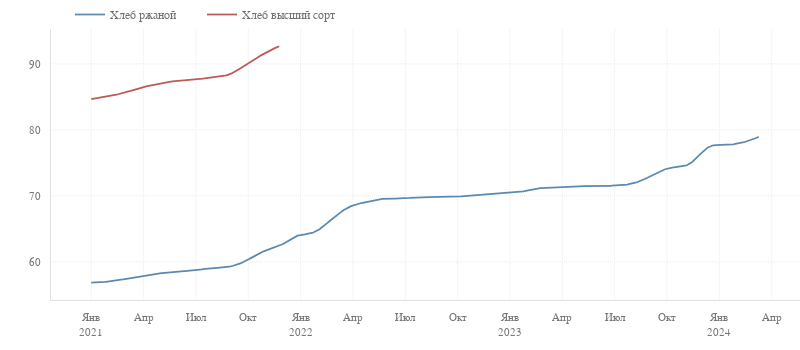

The notebook cell this image was saved under:
### Code cell
fig = pl_figure(figsize=(800, 350))

pl_plot(
    go.Scatter(
        x=smoothed(prices['хлеб из ржаной муки и из смеси муки ржаной и пшеничной, кг'], datetime_index=True).index,
        y=smoothed(prices['хлеб из ржаной муки и из смеси муки ржаной и пшеничной, кг'], datetime_index=True).values.ravel(),
        mode='lines', line_color=palette[2], hoverinfo='skip',
        name='Хлеб ржаной'), fig)


pl_plot(
    go.Scatter(
        x=prices['хлеб из ржаной муки и из смеси муки ржаной и пшеничной, кг'].index,
        y=prices['хлеб из ржаной муки и из смеси муки ржаной и пшеничной, кг'],
        marker=dict(opacity=0, size=6),
        mode='markers', line_color=palette[2], showlegend=False, name='Хлеб ржаной'))

pl_plot(
    go.Scatter(
        x=smoothed(prices.loc[
            prices['хлеб и булочные изделия из пшеничной муки высшего сорта, кг'].notna(), 
            'хлеб и булочные изделия из пшеничной муки высшего сорта, кг'], datetime_index=True).index,
        y=smoothed(prices.loc[
            prices['хлеб и булочные изделия из пшеничной муки высшего сорта, кг'].notna(), 
            'хлеб и булочные изделия из пшеничной муки высшего сорта, кг'], datetime_index=True).values.ravel(),
        mode='lines', line_color=palette[1], hoverinfo='skip',
        name='Хлеб высший сорт'), fig)


pl_plot(
    go.Scatter(
        x=prices.loc[
            prices['хлеб и булочные изделия из пшеничной муки высшего сорта, кг'].notna(), 
            'хлеб и булочные изделия из пшеничной муки высшего сорта, кг'].index,
        y=prices.loc[
            prices['хлеб и булочные изделия из пшеничной муки высшего сорта, кг'].notna(), 
            'хлеб и булочные изделия из пшеничной муки высшего сорта, кг'],
        marker=dict(opacity=0, size=6),
        mode='markers', line_color=palette[1],
        showlegend=False, name='Хлеб высший сорт'))

fig.update_layout(
    hoverlabel=dict(
            bgcolor='rgba(255,255,255,0.85)',
            bordercolor='#C7C7C7',
            font=dict(color='#606060')),
)

fig.update_xaxes(
    tick0=prices['хлеб из ржаной муки и из смеси муки ржаной и пшеничной, кг'].index[0],
    dtick=86400000*31*3,
    tickformat="%b<br>%Y",
    labelalias=xtickaliases
)

fig.show(config=config)

### Figure 1 — Plotly figure (JSON) as saved in the notebook; plotly's stock layout.template omitted (floating-point values rounded to 4 significant figures; data arrays with more than 128 entries replaced by an {"elided": "..."} marker saying what was removed)
{"data": [{"hoverinfo": "skip", "line": {"color": "#5B89AF"}, "mode": "lines", "name": "Хлеб ржаной", "type": "scatter", "x": {"elided": "1000 str values"}, "y": {"elided": "1000 float values"}}, {"line": {"color": "#5B89AF"}, "marker": {"opacity": 0, "size": 6}, "mode": "markers", "name": "Хлеб ржаной", "showlegend": false, "type": "scatter", "x": ["2021-01-01T00:00:00", "2021-02-01T00:00:00", "2021-03-01T00:00:00", "2021-04-01T00:00:00", "2021-05-01T00:00:00", "2021-06-01T00:00:00", "2021-07-01T00:00:00", "2021-08-01T00:00:00", "2021-09-01T00:00:00", "2021-10-01T00:00:00", "2021-11-01T00:00:00", "2021-12-01T00:00:00", "2022-01-01T00:00:00", "2022-02-01T00:00:00", "2022-03-01T00:00:00", "2022-04-01T00:00:00", "2022-05-01T00:00:00", "2022-06-01T00:00:00", "2022-07-01T00:00:00", "2022-08-01T00:00:00", "2022-09-01T00:00:00", "2022-10-01T00:00:00", "2022-11-01T00:00:00", "2022-12-01T00:00:00", "2023-01-01T00:00:00", "2023-02-01T00:00:00", "2023-03-01T00:00:00", "2023-04-01T00:00:00", "2023-05-01T00:00:00", "2023-06-01T00:00:00", "2023-07-01T00:00:00", "2023-08-01T00:00:00", "2023-09-01T00:00:00", "2023-10-01T00:00:00", "2023-11-01T00:00:00", "2023-12-01T00:00:00", "2024-01-01T00:00:00", "2024-02-01T00:00:00", "2024-03-01T00:00:00", "2024-04-01T00:00:00"], "y": [56.83, 56.99, 57.4, 57.88, 58.25, 58.52, 58.7, 59.02, 59.23, 60.1, 61.51, 62.42, 63.9, 64.47, 66.34, 68.22, 69.04, 69.53, 69.59, 69.77, 69.81, 69.83, 70, 70.23, 70.4, 70.56, 71.1, 71.23, 71.46, 71.47, 71.5, 71.62, 72.16, 73.45, 74.31, 74.91, 77.28, 77.73, 78.04, 78.96]}, {"hoverinfo": "skip", "line": {"color": "#BA5B58"}, "mode": "lines", "name": "Хлеб высший сорт", "type": "scatter", "x": {"elided": "1000 str values"}, "y": {"elided": "1000 float values"}}, {"line": {"color": "#BA5B58"}, "marker": {"opacity": 0, "size": 6}, "mode": "markers", "name": "Хлеб высший сорт", "showlegend": false, "type": "scatter", "x": ["2021-01-01T00:00:00", "2021-02-01T00:00:00", "2021-03-01T00:00:00", "2021-04-01T00:00:00", "2021-05-01T00:00:00", "2021-06-01T00:00:00", "2021-07-01T00:00:00", "2021-08-01T00:00:00", "2021-09-01T00:00:00", "2021-10-01T00:00:00", "2021-11-01T00:00:00", "2021-12-01T00:00:00"], "y": [84.65, 85.08, 85.69, 86.45, 87.04, 87.41, 87.61, 87.9, 88.33, 89.77, 91.4, 92.67]}], "layout": {"autosize": false, "height": 350, "hoverlabel": {"bgcolor": "rgba(255,255,255,0.85)", "bordercolor": "#C7C7C7", "font": {"color": "#606060"}}, "width": 800, "xaxis": {"autorange": true, "dtick": 8035200000, "labelalias": {"Apr<br>2021": "Апр", "Apr<br>2022": "Апр", "Apr<br>2023": "Апр", "Apr<br>2024": "Апр", "Aug<br>2021": "Авг", "Aug<br>2022": "Авг", "Aug<br>2023": "Авг", "Aug<br>2024": "Авг", "Dec<br>2021": "Дек", "Dec<br>2022": "Дек", "Dec<br>2023": "Дек", "Dec<br>2024": "Дек", "Feb<br>2021": "Фев", "Feb<br>2022": "Фев", "Feb<br>2023": "Фев", "Feb<br>2024": "Фев", "Jan<br>2021": "Янв<br>2021", "Jan<br>2022": "Янв<br>2022", "Jan<br>2023": "Янв<br>2023", "Jan<br>2024": "Янв<br>2024", "Jul<br>2021": "Июл", "Jul<br>2022": "Июл", "Jul<br>2023": "Июл", "Jul<br>2024": "Июл", "Jun<br>2021": "Июн", "Jun<br>2022": "Июн", "Jun<br>2023": "Июн", "Jun<br>2024": "Июн", "Mar<br>2021": "Мар", "Mar<br>2022": "Мар", "Mar<br>2023": "Мар", "Mar<br>2024": "Мар", "May<br>2021": "Май", "May<br>2022": "Май", "May<br>2023": "Май", "May<br>2024": "Май", "Nov<br>2021": "Ноя", "Nov<br>2022": "Ноя", "Nov<br>2023": "Ноя", "Nov<br>2024": "Ноя", "Oct<br>2021": "Окт", "Oct<br>2022": "Окт", "Oct<br>2023": "Окт", "Oct<br>2024": "Окт", "Sep<br>2021": "Сен", "Sep<br>2022": "Сен", "Sep<br>2023": "Сен", "Sep<br>2024": "Сен"}, "range": ["2020-10-19 16:59:19.5506", "2024-06-13 07:00:40.4494"], "tick0": "2021-01-01T00:00:00", "tickformat": "%b<br>%Y", "type": "date"}, "yaxis": {"autorange": true, "range": [54.21, 95.29], "type": "linear"}}}
